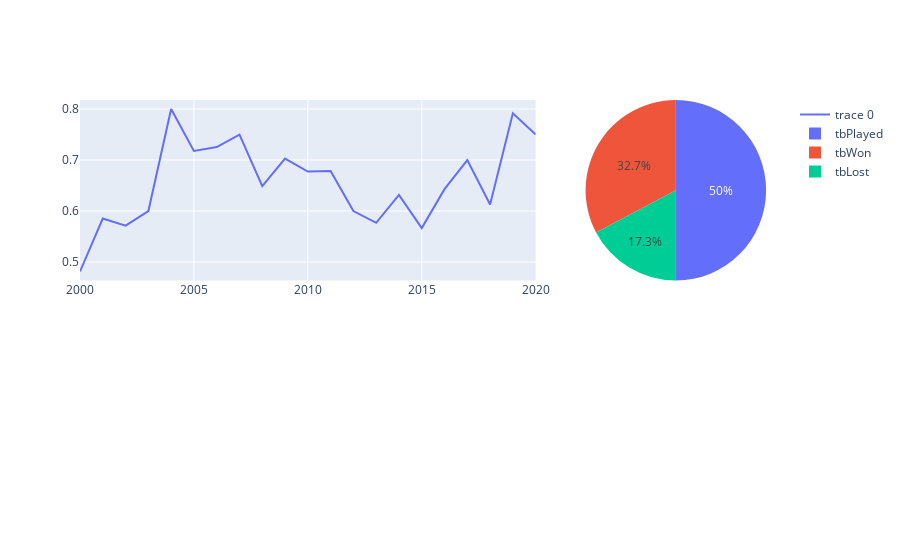

Notebook code cell kept with this figure:
### Code cell
fig = make_subplots(
    cols=3, rows=2,
    specs=[[{'colspan':2}, None, {'type': 'pie'}], 
           [{}, {'colspan':2}, None], 
          ],
    vertical_spacing=0.05,
    horizontal_spacing=0.05
)
        

fig.add_trace(
    go.Scatter(
        x=t.index,
        y=t['percTbWon']
    ),
    row=1, col=1
)

fig.add_trace(
    go.Pie(
        labels = t1.index,
        values=t1
    ),
    row=1, col=3
)

fig

### Figure 1 — Plotly figure (JSON) as saved in the notebook; plotly's stock layout.template omitted (floating-point values rounded to 4 significant figures)
{"data": [{"type": "scatter", "x": [2000, 2001, 2002, 2003, 2004, 2005, 2006, 2007, 2008, 2009, 2010, 2011, 2012, 2013, 2014, 2015, 2016, 2017, 2018, 2019, 2020], "xaxis": "x", "y": [0.4815, 0.5854, 0.5714, 0.6, 0.8, 0.7179, 0.7255, 0.75, 0.6486, 0.7027, 0.6774, 0.6786, 0.6, 0.5769, 0.6316, 0.5667, 0.6429, 0.7, 0.6129, 0.7917, 0.75], "yaxis": "y"}, {"domain": {"x": [0.7, 1], "y": [0.525, 1]}, "labels": ["tbPlayed", "tbWon", "tbLost"], "type": "pie", "values": [652, 427, 225]}], "layout": {"xaxis": {"anchor": "y", "domain": [0, 0.65]}, "xaxis2": {"anchor": "y2", "domain": [0, 0.3]}, "xaxis3": {"anchor": "y3", "domain": [0.35, 1]}, "yaxis": {"anchor": "x", "domain": [0.525, 1]}, "yaxis2": {"anchor": "x2", "domain": [0, 0.475]}, "yaxis3": {"anchor": "x3", "domain": [0, 0.475]}}}
